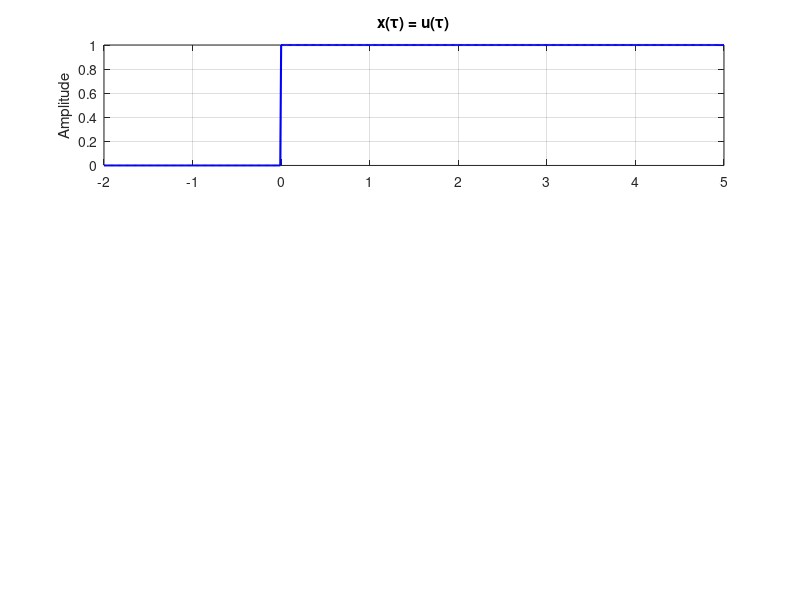

Reproduce this figure in MATLAB. (Note: this script raises an error after producing the figure.)
%% The Convolution Integral
close all; % Close every figure before

% Define time vector and step for continuous-time approximation
dt = 0.01;
tau = -2:dt:5; % Time vector for the input functions

% Define the input signals as functions of tau
% x(tau) = u(tau), the unit step function
x = (tau >= 0);
% h(tau) = u(2-tau), a time-reversed and shifted unit step function
h = (tau <= 2);

% Calculate the product of x(tau) and h(tau)
% The result is 1 only where both functions are 1 (i.e., 0 <= tau <= 2)
% This creates a rectangular pulse: u(t) - u(t-2)
y_product = x & h; % Logical AND gives the product for 0/1 signals

% --- PLOT ---

% Create a single figure window
figure;

% Subplot 1: Plot x(tau)
subplot(3, 1, 1); % (rows, columns, index)
plot(tau, x, 'LineWidth', 1.5, 'Color', 'blue'); 
title('x(\tau) = u(\tau)');
ylabel('Amplitude');
grid on;
ax = gca;
ax.YAxis.Limits = [-0.2, 1.2];
ax.XAxis.Limits = [tau(1), tau(end)];

% Subplot 2: Plot h(2-tau)
subplot(3, 1, 2);
plot(tau, h, 'LineWidth', 1.5, 'Color', 'red');
title('h(2-\tau) = u(2-\tau)');
ylabel('Amplitude');
grid on;
ax = gca;
ax.YAxis.Limits = [-0.2, 1.2];
ax.XAxis.Limits = [tau(1), tau(end)];

% Subplot 3: Plot Product Signal y(t)
subplot(3, 1, 3);
plot(tau, y_product, 'LineWidth', 1.5, 'Color', 'green');
title('Result y(\tau) = x(\tau)h(\tau) = u(\tau) - u(\tau-2)');
xlabel('\tau (time)');
ylabel('Amplitude');
grid on;
ax = gca;
ax.XAxis.Limits = [tau(1), tau(end)];
ax.YAxis.Limits = [-0.2, 1.2];

